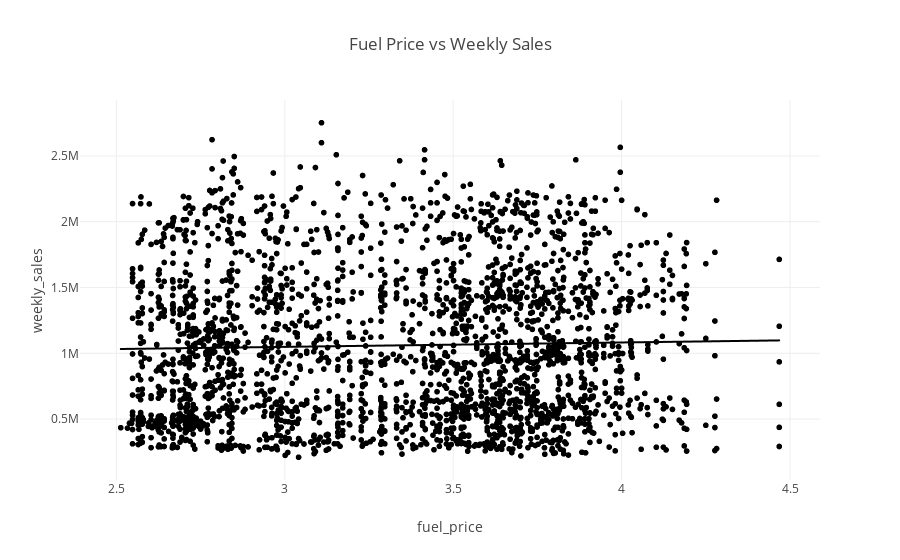

Source (notebook cell):
### Code cell
fig = px.scatter(df, x='fuel_price', y='weekly_sales',
                 title='Fuel Price vs Weekly Sales', trendline='ols')
fig.show()

### Figure 1 — Plotly figure (JSON) as saved in the notebook; plotly's stock layout.template omitted (floating-point values rounded to 4 significant figures; data arrays with more than 128 entries replaced by an {"elided": "..."} marker saying what was removed)
{"data": [{"hovertemplate": "fuel_price=%{x}<br>weekly_sales=%{y}<extra></extra>", "legendgroup": "", "marker": {"color": "#000001", "symbol": "circle"}, "mode": "markers", "name": "", "showlegend": false, "type": "scattergl", "x": {"elided": "2565 float values"}, "xaxis": "x", "y": {"elided": "2565 float values"}, "yaxis": "y"}, {"hovertemplate": "<b>OLS trendline</b><br>weekly_sales = 33360.6 * fuel_price + 948795<br>R<sup>2</sup>=0.000765<br><br>fuel_price=%{x}<br>weekly_sales=%{y} <b>(trend)</b><extra></extra>", "legendgroup": "", "marker": {"color": "#000001", "symbol": "circle"}, "mode": "lines", "name": "", "showlegend": false, "type": "scattergl", "x": {"elided": "2565 float values"}, "xaxis": "x", "y": {"elided": "2565 float values"}, "yaxis": "y"}], "layout": {"legend": {"tracegroupgap": 0}, "title": {"text": "Fuel Price vs Weekly Sales"}, "xaxis": {"anchor": "y", "domain": [0, 1], "title": {"text": "fuel_price"}}, "yaxis": {"anchor": "x", "domain": [0, 1], "title": {"text": "weekly_sales"}}}}
